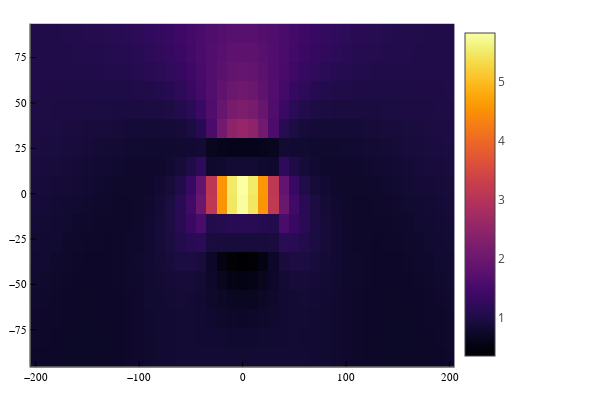

The notebook cell saved with this chart:
### Code cell
heatmap(xA,yA,imagenH)

### Figure 1 — Plotly figure (JSON) as saved in the notebook; plotly's stock layout.template omitted (floating-point values rounded to 4 significant figures; data arrays with more than 128 entries replaced by an {"elided": "..."} marker saying what was removed)
{"data": [{"colorbar": {"len": 0.9525, "title": {"text": ""}, "x": 0.7578, "y": 0.5139}, "colorscale": {"elided": "256x2 mixed values"}, "name": "y1", "showlegend": false, "showscale": true, "type": "heatmap", "x": [-205, -195, -185, -175, -165, -155, -145, -135, -125, -115, -105, -95, -85, -75, -65, -55, -45, -35, -25, -15, -5, 5, 15, 25, 35, 45, 55, 65, 75, 85, 95, 105, 115, 125, 135, 145, 155, 165, 175, 185, 195, 205], "xaxis": "x", "y": [-95.25, -84.75, -74.25, -63.75, -53.25, -42.75, -32.25, -21.75, -11.25, -0.75, 9.75, 20.25, 30.75, 41.25, 51.75, 62.25, 72.75, 83.25, 93.75], "yaxis": "y", "z": {"elided": "18x41 float values"}, "zmax": 5.818, "zmin": 0.3536}], "layout": {"annotations": [], "height": 400, "legend": {"bgcolor": "rgba(255, 255, 255, 1.000)", "bordercolor": "rgba(0, 0, 0, 1)", "borderwidth": 1, "font": {"color": "rgba(0, 0, 0, 1)", "family": "sans-serif", "size": 11}, "title": {"font": {"color": "rgba(0, 0, 0, 1)", "family": "sans-serif", "size": 15}, "text": ""}, "tracegroupgap": 0, "traceorder": "normal", "x": 1, "xanchor": "auto", "y": 1, "yanchor": "auto"}, "margin": {"b": 20, "l": 0, "r": 0, "t": 20}, "paper_bgcolor": "rgba(255, 255, 255, 1.000)", "plot_bgcolor": "rgba(255, 255, 255, 1.000)", "showlegend": true, "width": 600, "xaxis": {"anchor": "y", "domain": [0.05101, 0.7578], "gridcolor": "rgba(0, 0, 0, 0.1)", "gridwidth": 0.5, "linecolor": "rgba(0, 0, 0, 1)", "mirror": false, "range": [-205, 205], "showgrid": true, "showline": true, "showticklabels": true, "tickangle": 0, "tickcolor": "rgb(0, 0, 0)", "tickfont": {"color": "rgba(0, 0, 0, 1)", "family": "sans-serif", "size": 11}, "tickmode": "array", "ticks": "inside", "ticktext": ["−200", "−100", "0", "100", "200"], "tickvals": [-200, -100, 0, 100, 200], "title": {"font": {"color": "rgba(0, 0, 0, 1)", "family": "sans-serif", "size": 15}, "text": ""}, "type": "linear", "visible": true, "zeroline": false, "zerolinecolor": "rgba(0, 0, 0, 1)"}, "yaxis": {"anchor": "x", "domain": [0.03762, 0.9902], "gridcolor": "rgba(0, 0, 0, 0.1)", "gridwidth": 0.5, "linecolor": "rgba(0, 0, 0, 1)", "mirror": false, "range": [-95.25, 93.75], "showgrid": true, "showline": true, "showticklabels": true, "tickangle": 0, "tickcolor": "rgb(0, 0, 0)", "tickfont": {"color": "rgba(0, 0, 0, 1)", "family": "sans-serif", "size": 11}, "tickmode": "array", "ticks": "inside", "ticktext": ["−75", "−50", "−25", "0", "25", "50", "75"], "tickvals": [-75, -50, -25, 0, 25, 50, 75], "title": {"font": {"color": "rgba(0, 0, 0, 1)", "family": "sans-serif", "size": 15}, "text": ""}, "type": "linear", "visible": true, "zeroline": false, "zerolinecolor": "rgba(0, 0, 0, 1)"}}}
